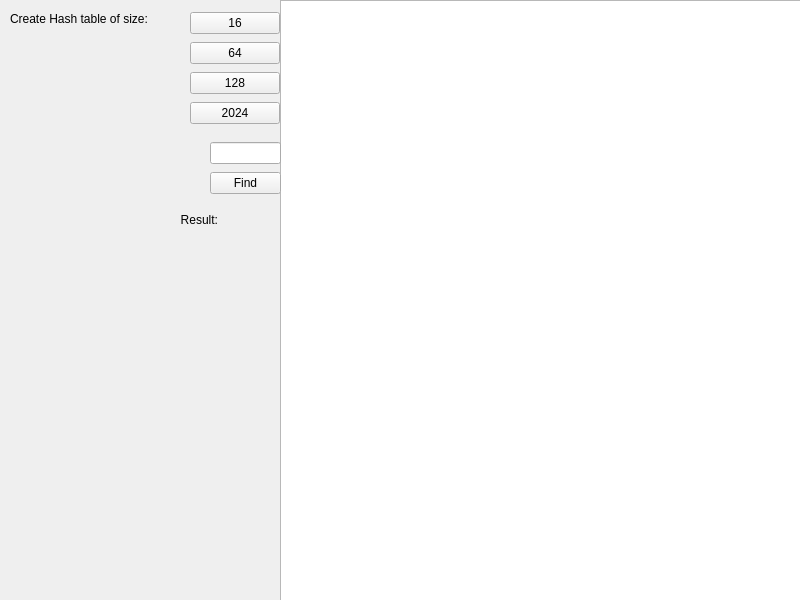
<?xml version="1.0" encoding="UTF-8"?>
<ui version="4.0">
 <class>MainWindow</class>
 <widget class="QMainWindow" name="MainWindow">
  <property name="geometry">
   <rect>
    <x>0</x>
    <y>0</y>
    <width>800</width>
    <height>600</height>
   </rect>
  </property>
  <property name="windowTitle">
   <string>MainWindow</string>
  </property>
  <widget class="QWidget" name="centralwidget">
   <widget class="QLabel" name="label">
    <property name="geometry">
     <rect>
      <x>10</x>
      <y>10</y>
      <width>211</width>
      <height>17</height>
     </rect>
    </property>
    <property name="text">
     <string>Create Hash table of size:</string>
    </property>
   </widget>
   <widget class="QListWidget" name="listWidget">
    <property name="geometry">
     <rect>
      <x>280</x>
      <y>0</y>
      <width>521</width>
      <height>601</height>
     </rect>
    </property>
   </widget>
   <widget class="QWidget" name="layoutWidget">
    <property name="geometry">
     <rect>
      <x>190</x>
      <y>10</y>
      <width>90</width>
      <height>120</height>
     </rect>
    </property>
    <layout class="QVBoxLayout" name="verticalLayout">
     <item>
      <widget class="QPushButton" name="pushButton">
       <property name="text">
        <string>16</string>
       </property>
      </widget>
     </item>
     <item>
      <widget class="QPushButton" name="pushButton_2">
       <property name="text">
        <string>64</string>
       </property>
      </widget>
     </item>
     <item>
      <widget class="QPushButton" name="pushButton_4">
       <property name="text">
        <string>128</string>
       </property>
      </widget>
     </item>
     <item>
      <widget class="QPushButton" name="pushButton_3">
       <property name="text">
        <string>2024</string>
       </property>
      </widget>
     </item>
    </layout>
   </widget>
   <widget class="QWidget" name="">
    <property name="geometry">
     <rect>
      <x>210</x>
      <y>140</y>
      <width>71</width>
      <height>58</height>
     </rect>
    </property>
    <layout class="QVBoxLayout" name="verticalLayout_2">
     <item>
      <widget class="QLineEdit" name="lineEdit"/>
     </item>
     <item>
      <widget class="QPushButton" name="pushButton_5">
       <property name="text">
        <string>Find</string>
       </property>
      </widget>
     </item>
    </layout>
   </widget>
   <widget class="QWidget" name="">
    <property name="geometry">
     <rect>
      <x>160</x>
      <y>210</y>
      <width>121</width>
      <height>19</height>
     </rect>
    </property>
    <layout class="QHBoxLayout" name="horizontalLayout">
     <item>
      <widget class="QLabel" name="label_2">
       <property name="text">
        <string>Result:</string>
       </property>
       <property name="alignment">
        <set>Qt::AlignRight|Qt::AlignTrailing|Qt::AlignVCenter</set>
       </property>
      </widget>
     </item>
     <item>
      <widget class="QLabel" name="label_3">
       <property name="text">
        <string>  </string>
       </property>
      </widget>
     </item>
    </layout>
   </widget>
  </widget>
 </widget>
 <resources/>
 <connections/>
</ui>
